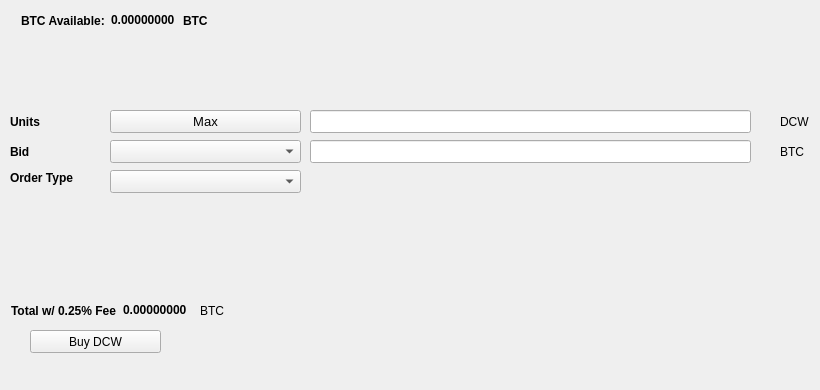
   <widget class="QWidget" name="BuyTab">
    <attribute name="title">
     <string>Buy</string>
    </attribute>
    <widget class="QPushButton" name="BuyDCW">
     <property name="geometry">
      <rect>
       <x>30</x>
       <y>330</y>
       <width>131</width>
       <height>23</height>
      </rect>
     </property>
     <property name="text">
      <string>Buy DCW</string>
     </property>
     <property name="icon">
      <iconset resource="../decentralway.qrc">
       <normaloff>:/icons/bitcoin</normaloff>:/icons/bitcoin</iconset>
     </property>
    </widget>
    <widget class="QLabel" name="label_3">
     <property name="geometry">
      <rect>
       <x>10</x>
       <y>110</y>
       <width>46</width>
       <height>23</height>
      </rect>
     </property>
     <property name="font">
      <font>
       <weight>75</weight>
       <bold>true</bold>
      </font>
     </property>
     <property name="text">
      <string>Units</string>
     </property>
    </widget>
    <widget class="QLineEdit" name="UnitsInput">
     <property name="geometry">
      <rect>
       <x>310</x>
       <y>110</y>
       <width>441</width>
       <height>23</height>
      </rect>
     </property>
     <property name="font">
      <font>
       <pointsize>9</pointsize>
       <weight>75</weight>
       <bold>true</bold>
      </font>
     </property>
    </widget>
    <widget class="QLineEdit" name="BuyBidPriceEdit">
     <property name="geometry">
      <rect>
       <x>310</x>
       <y>140</y>
       <width>441</width>
       <height>23</height>
      </rect>
     </property>
     <property name="font">
      <font>
       <pointsize>9</pointsize>
       <weight>75</weight>
       <bold>true</bold>
      </font>
     </property>
    </widget>
    <widget class="QLabel" name="label_4">
     <property name="geometry">
      <rect>
       <x>780</x>
       <y>110</y>
       <width>31</width>
       <height>23</height>
      </rect>
     </property>
     <property name="text">
      <string>DCW</string>
     </property>
    </widget>
    <widget class="QLabel" name="label_5">
     <property name="geometry">
      <rect>
       <x>780</x>
       <y>140</y>
       <width>31</width>
       <height>23</height>
      </rect>
     </property>
     <property name="text">
      <string>BTC</string>
     </property>
    </widget>
    <widget class="QLabel" name="label_6">
     <property name="geometry">
      <rect>
       <x>10</x>
       <y>140</y>
       <width>46</width>
       <height>23</height>
      </rect>
     </property>
     <property name="font">
      <font>
       <weight>75</weight>
       <bold>true</bold>
      </font>
     </property>
     <property name="text">
      <string>Bid</string>
     </property>
    </widget>
    <widget class="QLabel" name="label_7">
     <property name="geometry">
      <rect>
       <x>10</x>
       <y>170</y>
       <width>91</width>
       <height>16</height>
      </rect>
     </property>
     <property name="font">
      <font>
       <weight>75</weight>
       <bold>true</bold>
      </font>
     </property>
     <property name="text">
      <string>Order Type</string>
     </property>
    </widget>
    <widget class="QPushButton" name="Buy_Max_Amount">
     <property name="geometry">
      <rect>
       <x>110</x>
       <y>110</y>
       <width>191</width>
       <height>23</height>
      </rect>
     </property>
     <property name="font">
      <font>
       <pointsize>10</pointsize>
      </font>
     </property>
     <property name="text">
      <string>Max</string>
     </property>
    </widget>
    <widget class="QComboBox" name="BuyBidcomboBox">
     <property name="geometry">
      <rect>
       <x>110</x>
       <y>140</y>
       <width>191</width>
       <height>23</height>
      </rect>
     </property>
     <property name="font">
      <font>
       <pointsize>10</pointsize>
      </font>
     </property>
    </widget>
    <widget class="QComboBox" name="buyOrdertypeCombo">
     <property name="geometry">
      <rect>
       <x>110</x>
       <y>170</y>
       <width>191</width>
       <height>23</height>
      </rect>
     </property>
     <property name="font">
      <font>
       <pointsize>10</pointsize>
      </font>
     </property>
    </widget>
    <widget class="QWidget" name="layoutWidget1">
     <property name="geometry">
      <rect>
       <x>21</x>
       <y>11</y>
       <width>227</width>
       <height>19</height>
      </rect>
     </property>
     <layout class="QHBoxLayout" name="horizontalLayout_3">
      <item>
       <widget class="QLabel" name="label232">
        <property name="font">
         <font>
          <weight>75</weight>
          <bold>true</bold>
         </font>
        </property>
        <property name="text">
         <string>BTC Available:</string>
        </property>
       </widget>
      </item>
      <item>
       <widget class="QLabel" name="BtcAvailableLbl">
        <property name="palette">
         <palette>
          <active>
           <colorrole role="WindowText">
            <brush brushstyle="SolidPattern">
             <color alpha="255">
              <red>0</red>
              <green>0</green>
              <blue>0</blue>
             </color>
            </brush>
           </colorrole>
           <colorrole role="Button">
            <brush brushstyle="SolidPattern">
             <color alpha="255">
              <red>0</red>
              <green>170</green>
              <blue>0</blue>
             </color>
            </brush>
           </colorrole>
           <colorrole role="Light">
            <brush brushstyle="SolidPattern">
             <color alpha="255">
              <red>0</red>
              <green>255</green>
              <blue>0</blue>
             </color>
            </brush>
           </colorrole>
           <colorrole role="Midlight">
            <brush brushstyle="SolidPattern">
             <color alpha="255">
              <red>0</red>
              <green>212</green>
              <blue>0</blue>
             </color>
            </brush>
           </colorrole>
           <colorrole role="Dark">
            <brush brushstyle="SolidPattern">
             <color alpha="255">
              <red>0</red>
              <green>85</green>
              <blue>0</blue>
             </color>
            </brush>
           </colorrole>
           <colorrole role="Mid">
            <brush brushstyle="SolidPattern">
             <color alpha="255">
              <red>0</red>
              <green>113</green>
              <blue>0</blue>
             </color>
            </brush>
           </colorrole>
           <colorrole role="Text">
            <brush brushstyle="SolidPattern">
             <color alpha="255">
              <red>0</red>
              <green>170</green>
              <blue>0</blue>
             </color>
            </brush>
           </colorrole>
           <colorrole role="BrightText">
            <brush brushstyle="SolidPattern">
             <color alpha="255">
              <red>255</red>
              <green>255</green>
              <blue>255</blue>
             </color>
            </brush>
           </colorrole>
           <colorrole role="ButtonText">
            <brush brushstyle="SolidPattern">
             <color alpha="255">
              <red>0</red>
              <green>0</green>
              <blue>0</blue>
             </color>
            </brush>
           </colorrole>
           <colorrole role="Base">
            <brush brushstyle="SolidPattern">
             <color alpha="255">
              <red>255</red>
              <green>255</green>
              <blue>255</blue>
             </color>
            </brush>
           </colorrole>
           <colorrole role="Window">
            <brush brushstyle="SolidPattern">
             <color alpha="255">
              <red>0</red>
              <green>170</green>
              <blue>0</blue>
             </color>
            </brush>
           </colorrole>
           <colorrole role="Shadow">
            <brush brushstyle="SolidPattern">
             <color alpha="255">
              <red>0</red>
              <green>0</green>
              <blue>0</blue>
             </color>
            </brush>
           </colorrole>
           <colorrole role="AlternateBase">
            <brush brushstyle="SolidPattern">
             <color alpha="255">
              <red>127</red>
              <green>212</green>
              <blue>127</blue>
             </color>
            </brush>
           </colorrole>
           <colorrole role="ToolTipBase">
            <brush brushstyle="SolidPattern">
             <color alpha="255">
              <red>255</red>
              <green>255</green>
              <blue>220</blue>
             </color>
            </brush>
           </colorrole>
           <colorrole role="ToolTipText">
            <brush brushstyle="SolidPattern">
             <color alpha="255">
              <red>0</red>
              <green>0</green>
              <blue>0</blue>
             </color>
            </brush>
           </colorrole>
          </active>
          <inactive>
           <colorrole role="WindowText">
            <brush brushstyle="SolidPattern">
             <color alpha="255">
              <red>0</red>
              <green>0</green>
              <blue>0</blue>
             </color>
            </brush>
           </colorrole>
           <colorrole role="Button">
            <brush brushstyle="SolidPattern">
             <color alpha="255">
              <red>0</red>
              <green>170</green>
              <blue>0</blue>
             </color>
            </brush>
           </colorrole>
           <colorrole role="Light">
            <brush brushstyle="SolidPattern">
             <color alpha="255">
              <red>0</red>
              <green>255</green>
              <blue>0</blue>
             </color>
            </brush>
           </colorrole>
           <colorrole role="Midlight">
            <brush brushstyle="SolidPattern">
             <color alpha="255">
              <red>0</red>
              <green>212</green>
              <blue>0</blue>
             </color>
            </brush>
           </colorrole>
           <colorrole role="Dark">
            <brush brushstyle="SolidPattern">
             <color alpha="255">
              <red>0</red>
              <green>85</green>
              <blue>0</blue>
             </color>
            </brush>
           </colorrole>
           <colorrole role="Mid">
            <brush brushstyle="SolidPattern">
             <color alpha="255">
              <red>0</red>
              <green>113</green>
              <blue>0</blue>
             </color>
            </brush>
           </colorrole>
           <colorrole role="Text">
            <brush brushstyle="SolidPattern">
             <color alpha="255">
              <red>0</red>
              <green>170</green>
              <blue>0</blue>
             </color>
            </brush>
           </colorrole>
           <colorrole role="BrightText">
            <brush brushstyle="SolidPattern">
             <color alpha="255">
              <red>255</red>
              <green>255</green>
              <blue>255</blue>
             </color>
            </brush>
           </colorrole>
           <colorrole role="ButtonText">
            <brush brushstyle="SolidPattern">
             <color alpha="255">
              <red>0</red>
              <green>0</green>
              <blue>0</blue>
             </color>
            </brush>
           </colorrole>
           <colorrole role="Base">
            <brush brushstyle="SolidPattern">
             <color alpha="255">
              <red>255</red>
              <green>255</green>
              <blue>255</blue>
             </color>
            </brush>
           </colorrole>
           <colorrole role="Window">
            <brush brushstyle="SolidPattern">
             <color alpha="255">
              <red>0</red>
              <green>170</green>
              <blue>0</blue>
             </color>
            </brush>
           </colorrole>
           <colorrole role="Shadow">
            <brush brushstyle="SolidPattern">
             <color alpha="255">
              <red>0</red>
              <green>0</green>
              <blue>0</blue>
             </color>
            </brush>
           </colorrole>
           <colorrole role="AlternateBase">
            <brush brushstyle="SolidPattern">
             <color alpha="255">
              <red>127</red>
              <green>212</green>
              <blue>127</blue>
             </color>
            </brush>
           </colorrole>
           <colorrole role="ToolTipBase">
            <brush brushstyle="SolidPattern">
             <color alpha="255">
              <red>255</red>
              <green>255</green>
              <blue>220</blue>
             </color>
            </brush>
           </colorrole>
           <colorrole role="ToolTipText">
            <brush brushstyle="SolidPattern">
             <color alpha="255">
              <red>0</red>
              <green>0</green>
              <blue>0</blue>
             </color>
            </brush>
           </colorrole>
          </inactive>
          <disabled>
           <colorrole role="WindowText">
            <brush brushstyle="SolidPattern">
             <color alpha="255">
              <red>0</red>
              <green>85</green>
              <blue>0</blue>
             </color>
            </brush>
           </colorrole>
           <colorrole role="Button">
            <brush brushstyle="SolidPattern">
             <color alpha="255">
              <red>0</red>
              <green>170</green>
              <blue>0</blue>
             </color>
            </brush>
           </colorrole>
           <colorrole role="Light">
            <brush brushstyle="SolidPattern">
             <color alpha="255">
              <red>0</red>
              <green>255</green>
              <blue>0</blue>
             </color>
            </brush>
           </colorrole>
           <colorrole role="Midlight">
            <brush brushstyle="SolidPattern">
             <color alpha="255">
              <red>0</red>
              <green>212</green>
              <blue>0</blue>
             </color>
            </brush>
           </colorrole>
           <colorrole role="Dark">
            <brush brushstyle="SolidPattern">
             <color alpha="255">
              <red>0</red>
              <green>85</green>
              <blue>0</blue>
             </color>
            </brush>
           </colorrole>
           <colorrole role="Mid">
            <brush brushstyle="SolidPattern">
             <color alpha="255">
              <red>0</red>
              <green>113</green>
              <blue>0</blue>
             </color>
            </brush>
           </colorrole>
           <colorrole role="Text">
            <brush brushstyle="SolidPattern">
             <color alpha="255">
              <red>0</red>
              <green>85</green>
              <blue>0</blue>
             </color>
            </brush>
           </colorrole>
           <colorrole role="BrightText">
            <brush brushstyle="SolidPattern">
             <color alpha="255">
              <red>255</red>
              <green>255</green>
              <blue>255</blue>
             </color>
            </brush>
           </colorrole>
           <colorrole role="ButtonText">
            <brush brushstyle="SolidPattern">
             <color alpha="255">
              <red>0</red>
              <green>85</green>
              <blue>0</blue>
             </color>
            </brush>
           </colorrole>
           <colorrole role="Base">
            <brush brushstyle="SolidPattern">
             <color alpha="255">
              <red>0</red>
              <green>170</green>
              <blue>0</blue>
             </color>
            </brush>
           </colorrole>
           <colorrole role="Window">
            <brush brushstyle="SolidPattern">
             <color alpha="255">
              <red>0</red>
              <green>170</green>
              <blue>0</blue>
             </color>
            </brush>
           </colorrole>
           <colorrole role="Shadow">
            <brush brushstyle="SolidPattern">
             <color alpha="255">
              <red>0</red>
              <green>0</green>
              <blue>0</blue>
             </color>
            </brush>
           </colorrole>
           <colorrole role="AlternateBase">
            <brush brushstyle="SolidPattern">
             <color alpha="255">
              <red>0</red>
              <green>170</green>
              <blue>0</blue>
             </color>
            </brush>
           </colorrole>
           <colorrole role="ToolTipBase">
            <brush brushstyle="SolidPattern">
             <color alpha="255">
              <red>255</red>
              <green>255</green>
              <blue>220</blue>
             </color>
            </brush>
           </colorrole>
           <colorrole role="ToolTipText">
            <brush brushstyle="SolidPattern">
             <color alpha="255">
              <red>0</red>
              <green>0</green>
              <blue>0</blue>
             </color>
            </brush>
           </colorrole>
          </disabled>
         </palette>
        </property>
        <property name="font">
         <font>
          <weight>75</weight>
          <bold>true</bold>
         </font>
        </property>
        <property name="text">
         <string>0.00000000</string>
        </property>
        <property name="textInteractionFlags">
         <set>Qt::LinksAccessibleByMouse|Qt::TextSelectableByKeyboard|Qt::TextSelectableByMouse</set>
        </property>
       </widget>
      </item>
      <item>
       <widget class="QLabel" name="BtcAvailableLbl_2">
        <property name="font">
         <font>
          <weight>75</weight>
          <bold>true</bold>
         </font>
        </property>
        <property name="text">
         <string>BTC</string>
        </property>
       </widget>
      </item>
     </layout>
    </widget>
    <widget class="QWidget" name="layoutWidge2">
     <property name="geometry">
      <rect>
       <x>11</x>
       <y>301</y>
       <width>259</width>
       <height>19</height>
      </rect>
     </property>
     <layout class="QHBoxLayout" name="horizontalLayout_4">
      <item>
       <widget class="QLabel" name="label_9">
        <property name="font">
         <font>
          <weight>75</weight>
          <bold>true</bold>
         </font>
        </property>
        <property name="text">
         <string>Total w/ 0.25% Fee</string>
        </property>
       </widget>
      </item>
      <item>
       <widget class="QLabel" name="BuyCostLabel">
        <property name="palette">
         <palette>
          <active>
           <colorrole role="WindowText">
            <brush brushstyle="SolidPattern">
             <color alpha="255">
              <red>0</red>
              <green>0</green>
              <blue>0</blue>
             </color>
            </brush>
           </colorrole>
           <colorrole role="Button">
            <brush brushstyle="SolidPattern">
             <color alpha="255">
              <red>0</red>
              <green>170</green>
              <blue>0</blue>
             </color>
            </brush>
           </colorrole>
           <colorrole role="Light">
            <brush brushstyle="SolidPattern">
             <color alpha="255">
              <red>0</red>
              <green>255</green>
              <blue>0</blue>
             </color>
            </brush>
           </colorrole>
           <colorrole role="Midlight">
            <brush brushstyle="SolidPattern">
             <color alpha="255">
              <red>0</red>
              <green>212</green>
              <blue>0</blue>
             </color>
            </brush>
           </colorrole>
           <colorrole role="Dark">
            <brush brushstyle="SolidPattern">
             <color alpha="255">
              <red>0</red>
              <green>85</green>
              <blue>0</blue>
             </color>
            </brush>
           </colorrole>
           <colorrole role="Mid">
            <brush brushstyle="SolidPattern">
             <color alpha="255">
              <red>0</red>
              <green>113</green>
              <blue>0</blue>
             </color>
            </brush>
           </colorrole>
           <colorrole role="Text">
            <brush brushstyle="SolidPattern">
             <color alpha="255">
              <red>0</red>
              <green>170</green>
              <blue>0</blue>
             </color>
            </brush>
           </colorrole>
           <colorrole role="BrightText">
            <brush brushstyle="SolidPattern">
             <color alpha="255">
              <red>255</red>
              <green>255</green>
              <blue>255</blue>
             </color>
            </brush>
           </colorrole>
           <colorrole role="ButtonText">
            <brush brushstyle="SolidPattern">
             <color alpha="255">
              <red>0</red>
              <green>0</green>
              <blue>0</blue>
             </color>
            </brush>
           </colorrole>
           <colorrole role="Base">
            <brush brushstyle="SolidPattern">
             <color alpha="255">
              <red>255</red>
              <green>255</green>
              <blue>255</blue>
             </color>
            </brush>
           </colorrole>
           <colorrole role="Window">
            <brush brushstyle="SolidPattern">
             <color alpha="255">
              <red>0</red>
              <green>170</green>
              <blue>0</blue>
             </color>
            </brush>
           </colorrole>
           <colorrole role="Shadow">
            <brush brushstyle="SolidPattern">
             <color alpha="255">
              <red>0</red>
              <green>0</green>
              <blue>0</blue>
             </color>
            </brush>
           </colorrole>
           <colorrole role="AlternateBase">
            <brush brushstyle="SolidPattern">
             <color alpha="255">
              <red>127</red>
              <green>212</green>
              <blue>127</blue>
             </color>
            </brush>
           </colorrole>
           <colorrole role="ToolTipBase">
            <brush brushstyle="SolidPattern">
             <color alpha="255">
              <red>255</red>
              <green>255</green>
              <blue>220</blue>
             </color>
            </brush>
           </colorrole>
           <colorrole role="ToolTipText">
            <brush brushstyle="SolidPattern">
             <color alpha="255">
              <red>0</red>
              <green>0</green>
              <blue>0</blue>
             </color>
            </brush>
           </colorrole>
          </active>
          <inactive>
           <colorrole role="WindowText">
            <brush brushstyle="SolidPattern">
             <color alpha="255">
              <red>0</red>
              <green>0</green>
              <blue>0</blue>
             </color>
            </brush>
           </colorrole>
           <colorrole role="Button">
            <brush brushstyle="SolidPattern">
             <color alpha="255">
              <red>0</red>
              <green>170</green>
              <blue>0</blue>
             </color>
            </brush>
           </colorrole>
           <colorrole role="Light">
            <brush brushstyle="SolidPattern">
             <color alpha="255">
              <red>0</red>
              <green>255</green>
              <blue>0</blue>
             </color>
            </brush>
           </colorrole>
           <colorrole role="Midlight">
            <brush brushstyle="SolidPattern">
             <color alpha="255">
              <red>0</red>
              <green>212</green>
              <blue>0</blue>
             </color>
            </brush>
           </colorrole>
           <colorrole role="Dark">
            <brush brushstyle="SolidPattern">
             <color alpha="255">
              <red>0</red>
              <green>85</green>
              <blue>0</blue>
             </color>
            </brush>
           </colorrole>
           <colorrole role="Mid">
            <brush brushstyle="SolidPattern">
             <color alpha="255">
              <red>0</red>
              <green>113</green>
              <blue>0</blue>
             </color>
            </brush>
           </colorrole>
           <colorrole role="Text">
            <brush brushstyle="SolidPattern">
             <color alpha="255">
              <red>0</red>
              <green>170</green>
              <blue>0</blue>
             </color>
            </brush>
           </colorrole>
           <colorrole role="BrightText">
            <brush brushstyle="SolidPattern">
             <color alpha="255">
              <red>255</red>
              <green>255</green>
              <blue>255</blue>
             </color>
            </brush>
           </colorrole>
           <colorrole role="ButtonText">
            <brush brushstyle="SolidPattern">
             <color alpha="255">
              <red>0</red>
              <green>0</green>
              <blue>0</blue>
             </color>
            </brush>
           </colorrole>
           <colorrole role="Base">
            <brush brushstyle="SolidPattern">
             <color alpha="255">
              <red>255</red>
              <green>255</green>
              <blue>255</blue>
             </color>
            </brush>
           </colorrole>
           <colorrole role="Window">
            <brush brushstyle="SolidPattern">
             <color alpha="255">
              <red>0</red>
              <green>170</green>
              <blue>0</blue>
             </color>
            </brush>
           </colorrole>
           <colorrole role="Shadow">
            <brush brushstyle="SolidPattern">
             <color alpha="255">
              <red>0</red>
              <green>0</green>
              <blue>0</blue>
             </color>
            </brush>
           </colorrole>
           <colorrole role="AlternateBase">
            <brush brushstyle="SolidPattern">
             <color alpha="255">
              <red>127</red>
              <green>212</green>
              <blue>127</blue>
             </color>
            </brush>
           </colorrole>
           <colorrole role="ToolTipBase">
            <brush brushstyle="SolidPattern">
             <color alpha="255">
              <red>255</red>
              <green>255</green>
              <blue>220</blue>
             </color>
            </brush>
           </colorrole>
           <colorrole role="ToolTipText">
            <brush brushstyle="SolidPattern">
             <color alpha="255">
              <red>0</red>
              <green>0</green>
              <blue>0</blue>
             </color>
            </brush>
           </colorrole>
          </inactive>
          <disabled>
           <colorrole role="WindowText">
            <brush brushstyle="SolidPattern">
             <color alpha="255">
              <red>0</red>
              <green>85</green>
              <blue>0</blue>
             </color>
            </brush>
           </colorrole>
           <colorrole role="Button">
            <brush brushstyle="SolidPattern">
             <color alpha="255">
              <red>0</red>
              <green>170</green>
              <blue>0</blue>
             </color>
            </brush>
           </colorrole>
           <colorrole role="Light">
            <brush brushstyle="SolidPattern">
             <color alpha="255">
              <red>0</red>
              <green>255</green>
              <blue>0</blue>
             </color>
            </brush>
           </colorrole>
           <colorrole role="Midlight">
            <brush brushstyle="SolidPattern">
             <color alpha="255">
              <red>0</red>
              <green>212</green>
              <blue>0</blue>
             </color>
            </brush>
           </colorrole>
           <colorrole role="Dark">
            <brush brushstyle="SolidPattern">
             <color alpha="255">
              <red>0</red>
              <green>85</green>
              <blue>0</blue>
             </color>
            </brush>
           </colorrole>
           <colorrole role="Mid">
            <brush brushstyle="SolidPattern">
             <color alpha="255">
              <red>0</red>
              <green>113</green>
              <blue>0</blue>
             </color>
            </brush>
           </colorrole>
           <colorrole role="Text">
            <brush brushstyle="SolidPattern">
             <color alpha="255">
              <red>0</red>
              <green>85</green>
              <blue>0</blue>
             </color>
            </brush>
           </colorrole>
           <colorrole role="BrightText">
            <brush brushstyle="SolidPattern">
             <color alpha="255">
              <red>255</red>
              <green>255</green>
              <blue>255</blue>
             </color>
            </brush>
           </colorrole>
           <colorrole role="ButtonText">
            <brush brushstyle="SolidPattern">
             <color alpha="255">
              <red>0</red>
              <green>85</green>
              <blue>0</blue>
             </color>
            </brush>
           </colorrole>
           <colorrole role="Base">
            <brush brushstyle="SolidPattern">
             <color alpha="255">
              <red>0</red>
              <green>170</green>
              <blue>0</blue>
             </color>
            </brush>
           </colorrole>
           <colorrole role="Window">
            <brush brushstyle="SolidPattern">
             <color alpha="255">
              <red>0</red>
              <green>170</green>
              <blue>0</blue>
             </color>
            </brush>
           </colorrole>
           <colorrole role="Shadow">
            <brush brushstyle="SolidPattern">
             <color alpha="255">
              <red>0</red>
              <green>0</green>
              <blue>0</blue>
             </color>
            </brush>
           </colorrole>
           <colorrole role="AlternateBase">
            <brush brushstyle="SolidPattern">
             <color alpha="255">
              <red>0</red>
              <green>170</green>
              <blue>0</blue>
             </color>
            </brush>
           </colorrole>
           <colorrole role="ToolTipBase">
            <brush brushstyle="SolidPattern">
             <color alpha="255">
              <red>255</red>
              <green>255</green>
              <blue>220</blue>
             </color>
            </brush>
           </colorrole>
           <colorrole role="ToolTipText">
            <brush brushstyle="SolidPattern">
             <color alpha="255">
              <red>0</red>
              <green>0</green>
              <blue>0</blue>
             </color>
            </brush>
           </colorrole>
          </disabled>
         </palette>
        </property>
        <property name="font">
         <font>
          <weight>75</weight>
          <bold>true</bold>
         </font>
        </property>
        <property name="autoFillBackground">
         <bool>false</bool>
        </property>
        <property name="text">
         <string>0.00000000</string>
        </property>
        <property name="textInteractionFlags">
         <set>Qt::LinksAccessibleByMouse|Qt::TextSelectableByMouse</set>
        </property>
       </widget>
      </item>
      <item>
       <widget class="QLabel" name="label_10">
        <property name="font">
         <font>
          <weight>50</weight>
          <bold>false</bold>
         </font>
        </property>
        <property name="text">
         <string>BTC</string>
        </property>
       </widget>
      </item>
     </layout>
    </widget>
    <widget class="QLabel" name="label_24">
     <property name="geometry">
      <rect>
       <x>460</x>
       <y>300</y>
       <width>281</width>
       <height>81</height>
      </rect>
     </property>
     <property name="text">
      <string/>
     </property>
     <property name="pixmap">
      <pixmap>:/images/bittrex</pixmap>
     </property>
    </widget>
   </widget>
